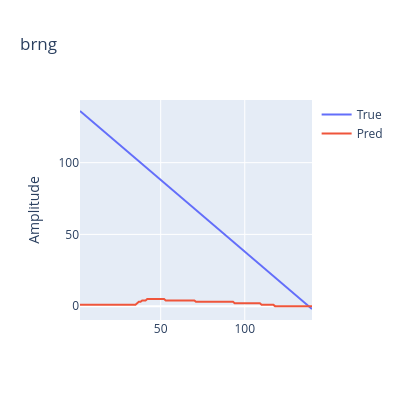

Notebook code cell kept with this figure:
### Code cell
for i in range(1):
    mapeInit,check = None, False
    xS,yS,zS = X, X, Y
    if i==0: 
        teda=AutoCloud(m=m, nS=len(xS[0]), nI=len(yS[0]), nR=nR, nO=len(yS[0]), 
                            ηS= [N1, N2, N3], tau=tau, decay=D,
                            eol=0.8, fator=1,st=st+nRS-1) 
    elif i>0: teda.reset_rul()
    teda.win_all = True
    teda.add_rulR2(n=-(nRS)+len(X))
    for j,_ in enumerate(xS):
        x,y,z= xS[j],yS[j],zS[j]
        teda.run(X=x,MergeGrnls=True,MergeOffGrnls=True,FitOffGrnls=True,OfflineRun=True)

        teda.adapt(y,z)

        teda.RUL_single(y)

        if i ==0:
            if np.any(1 != teda.cloud_activation2[-1]) and not check:
                mapeInit=j
                check = True
                DamagedGrnl = (teda.cloud_activation2[-1])
        elif i>0 and not check:
            if DamagedGrnl in teda.cloud_activation3[-1]:
                mapeInit = j + 0
                check = True

    mape2 = teda.MAPE(start=mapeInit,rulR=teda.rulR2)
    check = False
    print(mape2,mapeInit)
    plot_2series(x1=teda.cycleP,x2=teda.cycleP,y1=teda.rulR2,y2=teda.rulP, title='brng',s1='True',s2='Pred')
#plot_DSI2(teda,ftrs=3,title='DSI - Granulation',ncol=2)

### Figure 1 — Plotly figure (JSON) as saved in the notebook; plotly's stock layout.template omitted (floating-point values rounded to 4 significant figures; data arrays with more than 128 entries replaced by an {"elided": "..."} marker saying what was removed)
{"data": [{"mode": "lines", "name": "True", "type": "scatter", "x": {"elided": "139 float values"}, "xaxis": "x", "y": {"elided": "139 int values"}, "yaxis": "y"}, {"mode": "lines", "name": "Pred", "type": "scatter", "x": {"elided": "139 float values"}, "xaxis": "x", "y": {"elided": "139 float values"}, "yaxis": "y"}], "layout": {"height": 400, "title": {"text": "brng"}, "width": 400, "xaxis": {"anchor": "y", "domain": [0, 1]}, "yaxis": {"anchor": "x", "domain": [0, 1], "title": {"text": "Amplitude"}}}}
